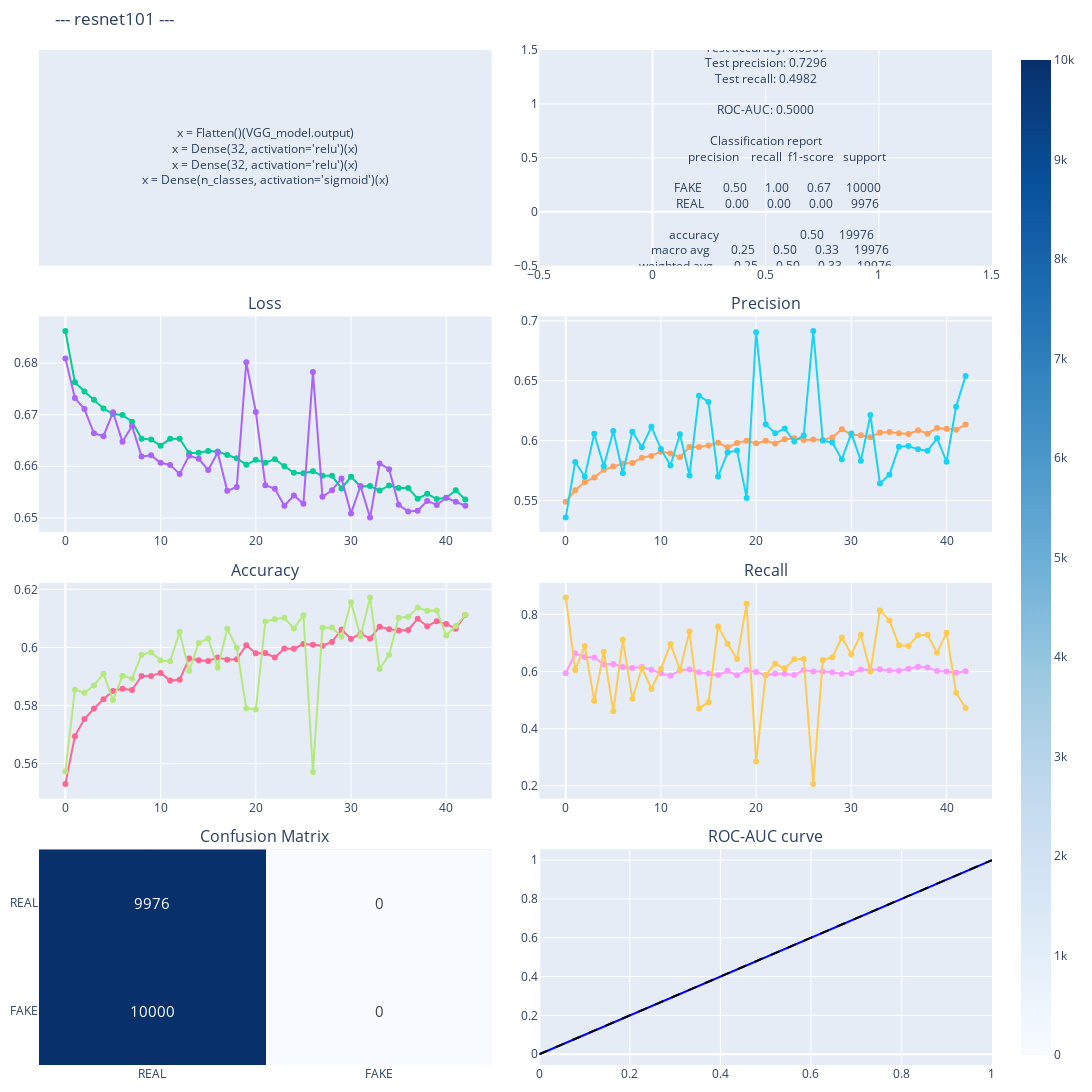

This figure's notebook cell:
### Code cell
fig = make_subplots(
    rows=4, cols=2, 
    subplot_titles=("", "",
                    "Loss", "Precision", 
                    "Accuracy", 'Recall',
                    'Confusion Matrix', 'ROC-AUC curve'), 
    horizontal_spacing=0.05, 
    vertical_spacing=0.05  
)

fig.add_trace(
    go.Scatter(
        x=[0.5], y=[0.5], 
        text=[
            f"""x = Flatten()(VGG_model.output)<br>x = Dense(32, activation='relu')(x)<br>x = Dense(32, activation='relu')(x)<br>x = Dense(n_classes, activation='sigmoid')(x)"""       
        ],
        mode='text',
        showlegend=False,
    ),
    row=1, col=1  
)

fig.add_trace(
    go.Scatter(
        x=[0.5], y=[0.5], 
        text=[
            f"Test loss: {test_loss:.4f}<br>"
            f"Test accuracy: {test_acc:.4f}<br>"
            f"Test precision: {test_prec:.4f}<br>"
            f"Test recall: {test_recall:.4f}<br><br>"
            f"ROC-AUC: {roc_auc:.4f}<br><br>"
            f"Classification report<br>"
            f"{report.replace('\n','<br>')}"
        ],
        mode='text',
        showlegend=False,
    ),
    row=1, col=2  
)


# fig.update_layout(
#     annotations=[dict(text="Model Metrics", x=0.25, y=1.05, showarrow=False, xref="paper", yref="paper", font=dict(size=16))], 
# )

# Hide the axes for the annotation row
fig.update_xaxes(visible=False, row=1, col=1)
fig.update_yaxes(visible=False, row=1, col=1)


# Loss and Precision
fig.add_trace(fig_metrics['data'][0], row=2, col=1)
fig.add_trace(fig_metrics['data'][1], row=2, col=1)
fig.add_trace(fig_metrics['data'][2], row=2, col=2)
fig.add_trace(fig_metrics['data'][3], row=2, col=2)

# Accuracy and Recall 
fig.add_trace(fig_metrics['data'][4], row=3, col=1)
fig.add_trace(fig_metrics['data'][5], row=3, col=1)
fig.add_trace(fig_metrics['data'][6], row=3, col=2)
fig.add_trace(fig_metrics['data'][7], row=3, col=2)

# Confusion Matrix and ROC-AUC curve 
fig.add_trace(fig_confMatrix['data'][0], row=4, col=1)
fig.add_trace(fig_rocauc['data'][0], row=4, col=2)
fig.add_trace(fig_rocauc['data'][1], row=4, col=2)

fig.update_layout(
    height=400*4, 
    width=1400, 
    title_text=f"--- {MODEL.name} ---",
    showlegend=False, 
    margin=dict(l=10, r=10, t=50, b=10),  
)

fig.show()

### Figure 1 — Plotly figure (JSON) as saved in the notebook; plotly's stock layout.template omitted (floating-point values rounded to 4 significant figures)
{"data": [{"mode": "text", "showlegend": false, "text": ["x = Flatten()(VGG_model.output)<br>x = Dense(32, activation='relu')(x)<br>x = Dense(32, activation='relu')(x)<br>x = Dense(n_classes, activation='sigmoid')(x)"], "type": "scatter", "x": [0.5], "xaxis": "x", "y": [0.5], "yaxis": "y"}, {"mode": "text", "showlegend": false, "text": ["Test loss: 0.6144<br>Test accuracy: 0.6567<br>Test precision: 0.7296<br>Test recall: 0.4982<br><br>ROC-AUC: 0.5000<br><br>Classification report<br>              precision    recall  f1-score   support<br><br>        FAKE       0.50      1.00      0.67     10000<br>        REAL       0.00      0.00      0.00      9976<br><br>    accuracy                           0.50     19976<br>   macro avg       0.25      0.50      0.33     19976<br>weighted avg       0.25      0.50      0.33     19976<br>"], "type": "scatter", "x": [0.5], "xaxis": "x2", "y": [0.5], "yaxis": "y2"}, {"mode": "lines+markers", "name": "Train Loss", "type": "scatter", "x": [0, 1, 2, 3, 4, 5, 6, 7, 8, 9, 10, 11, 12, 13, 14, 15, 16, 17, 18, 19, 20, 21, 22, 23, 24, 25, 26, 27, 28, 29, 30, 31, 32, 33, 34, 35, 36, 37, 38, 39, 40, 41, 42], "xaxis": "x3", "y": [0.6862, 0.6763, 0.6745, 0.6729, 0.6712, 0.6701, 0.6699, 0.6686, 0.6654, 0.6652, 0.664, 0.6653, 0.6653, 0.6625, 0.6626, 0.663, 0.6629, 0.6622, 0.6616, 0.6603, 0.6612, 0.6607, 0.6614, 0.66, 0.6588, 0.6587, 0.659, 0.6582, 0.6582, 0.6557, 0.658, 0.6561, 0.6562, 0.6553, 0.6563, 0.6558, 0.6558, 0.6537, 0.6547, 0.6537, 0.6539, 0.6554, 0.6536], "yaxis": "y3"}, {"mode": "lines+markers", "name": "Val Loss", "type": "scatter", "x": [0, 1, 2, 3, 4, 5, 6, 7, 8, 9, 10, 11, 12, 13, 14, 15, 16, 17, 18, 19, 20, 21, 22, 23, 24, 25, 26, 27, 28, 29, 30, 31, 32, 33, 34, 35, 36, 37, 38, 39, 40, 41, 42], "xaxis": "x3", "y": [0.6809, 0.6732, 0.6711, 0.6664, 0.6658, 0.6705, 0.6647, 0.6678, 0.6619, 0.6621, 0.6607, 0.6603, 0.6585, 0.6621, 0.6614, 0.6593, 0.6627, 0.6553, 0.656, 0.6802, 0.6705, 0.6563, 0.6556, 0.6524, 0.6543, 0.6527, 0.6782, 0.6541, 0.6554, 0.6576, 0.6509, 0.6562, 0.6501, 0.6605, 0.6594, 0.6525, 0.6512, 0.6514, 0.6533, 0.6525, 0.6539, 0.6531, 0.6524], "yaxis": "y3"}, {"mode": "lines+markers", "name": "Train precision", "type": "scatter", "x": [0, 1, 2, 3, 4, 5, 6, 7, 8, 9, 10, 11, 12, 13, 14, 15, 16, 17, 18, 19, 20, 21, 22, 23, 24, 25, 26, 27, 28, 29, 30, 31, 32, 33, 34, 35, 36, 37, 38, 39, 40, 41, 42], "xaxis": "x4", "y": [0.5489, 0.5586, 0.5654, 0.5693, 0.5756, 0.5784, 0.5809, 0.5812, 0.5857, 0.5872, 0.5908, 0.5892, 0.586, 0.5947, 0.5947, 0.5959, 0.5982, 0.5943, 0.5979, 0.6, 0.5977, 0.5999, 0.5976, 0.6011, 0.602, 0.6006, 0.601, 0.6005, 0.6026, 0.6095, 0.6049, 0.6044, 0.6028, 0.6068, 0.6072, 0.6061, 0.6055, 0.6085, 0.6057, 0.6105, 0.6099, 0.609, 0.6134], "yaxis": "y4"}, {"mode": "lines+markers", "name": "Val precision", "type": "scatter", "x": [0, 1, 2, 3, 4, 5, 6, 7, 8, 9, 10, 11, 12, 13, 14, 15, 16, 17, 18, 19, 20, 21, 22, 23, 24, 25, 26, 27, 28, 29, 30, 31, 32, 33, 34, 35, 36, 37, 38, 39, 40, 41, 42], "xaxis": "x4", "y": [0.5357, 0.5821, 0.5698, 0.6056, 0.5786, 0.6081, 0.5727, 0.6075, 0.5945, 0.6115, 0.5931, 0.5792, 0.6053, 0.5709, 0.6375, 0.6323, 0.57, 0.5901, 0.5918, 0.5521, 0.6906, 0.6137, 0.6061, 0.6101, 0.5993, 0.6043, 0.6916, 0.6, 0.5984, 0.5843, 0.606, 0.5831, 0.6214, 0.5642, 0.5715, 0.5948, 0.5955, 0.5927, 0.5914, 0.6019, 0.5824, 0.6282, 0.654], "yaxis": "y4"}, {"mode": "lines+markers", "name": "Train accuracy", "type": "scatter", "x": [0, 1, 2, 3, 4, 5, 6, 7, 8, 9, 10, 11, 12, 13, 14, 15, 16, 17, 18, 19, 20, 21, 22, 23, 24, 25, 26, 27, 28, 29, 30, 31, 32, 33, 34, 35, 36, 37, 38, 39, 40, 41, 42], "xaxis": "x5", "y": [0.553, 0.5695, 0.5753, 0.579, 0.5822, 0.585, 0.5858, 0.5853, 0.5902, 0.5902, 0.5912, 0.5886, 0.5889, 0.5962, 0.5956, 0.5953, 0.5965, 0.5958, 0.5959, 0.6007, 0.598, 0.5981, 0.5965, 0.5996, 0.5996, 0.6011, 0.6009, 0.6006, 0.6019, 0.6062, 0.6029, 0.6048, 0.6031, 0.6072, 0.6063, 0.6058, 0.606, 0.6099, 0.6073, 0.609, 0.6081, 0.6064, 0.6112], "yaxis": "y5"}, {"mode": "lines+markers", "name": "Val accuracy", "type": "scatter", "x": [0, 1, 2, 3, 4, 5, 6, 7, 8, 9, 10, 11, 12, 13, 14, 15, 16, 17, 18, 19, 20, 21, 22, 23, 24, 25, 26, 27, 28, 29, 30, 31, 32, 33, 34, 35, 36, 37, 38, 39, 40, 41, 42], "xaxis": "x5", "y": [0.5573, 0.5855, 0.5844, 0.5869, 0.591, 0.5819, 0.5903, 0.5893, 0.5975, 0.5983, 0.5955, 0.5952, 0.6054, 0.592, 0.6016, 0.6031, 0.593, 0.6064, 0.5999, 0.5791, 0.5786, 0.6089, 0.6097, 0.6102, 0.6065, 0.6111, 0.5571, 0.6068, 0.6069, 0.6037, 0.6156, 0.6039, 0.6172, 0.5926, 0.5975, 0.6103, 0.6106, 0.6137, 0.6127, 0.6127, 0.6041, 0.6074, 0.6112], "yaxis": "y5"}, {"mode": "lines+markers", "name": "Train recall", "type": "scatter", "x": [0, 1, 2, 3, 4, 5, 6, 7, 8, 9, 10, 11, 12, 13, 14, 15, 16, 17, 18, 19, 20, 21, 22, 23, 24, 25, 26, 27, 28, 29, 30, 31, 32, 33, 34, 35, 36, 37, 38, 39, 40, 41, 42], "xaxis": "x6", "y": [0.594, 0.6629, 0.6512, 0.6495, 0.6254, 0.6266, 0.6162, 0.6122, 0.6161, 0.6066, 0.5938, 0.585, 0.605, 0.607, 0.5973, 0.5932, 0.5875, 0.6027, 0.5869, 0.6055, 0.5981, 0.5873, 0.5923, 0.5927, 0.5876, 0.6053, 0.5998, 0.6, 0.5975, 0.5915, 0.5938, 0.6068, 0.605, 0.6081, 0.6033, 0.6026, 0.6096, 0.6164, 0.614, 0.6023, 0.6003, 0.5959, 0.6007], "yaxis": "y6"}, {"mode": "lines+markers", "name": "Val recall", "type": "scatter", "x": [0, 1, 2, 3, 4, 5, 6, 7, 8, 9, 10, 11, 12, 13, 14, 15, 16, 17, 18, 19, 20, 21, 22, 23, 24, 25, 26, 27, 28, 29, 30, 31, 32, 33, 34, 35, 36, 37, 38, 39, 40, 41, 42], "xaxis": "x6", "y": [0.8595, 0.6057, 0.6893, 0.4982, 0.6697, 0.4607, 0.711, 0.5045, 0.6135, 0.539, 0.6086, 0.6968, 0.6055, 0.7404, 0.4708, 0.4927, 0.758, 0.6974, 0.6442, 0.8373, 0.2849, 0.5876, 0.627, 0.6107, 0.6428, 0.6438, 0.2063, 0.6409, 0.6499, 0.719, 0.6608, 0.7291, 0.6001, 0.814, 0.779, 0.6918, 0.6894, 0.7274, 0.7287, 0.6661, 0.7363, 0.5261, 0.4723], "yaxis": "y6"}, {"colorscale": [[0, "rgb(247,251,255)"], [0.125, "rgb(222,235,247)"], [0.25, "rgb(198,219,239)"], [0.375, "rgb(158,202,225)"], [0.5, "rgb(107,174,214)"], [0.625, "rgb(66,146,198)"], [0.75, "rgb(33,113,181)"], [0.875, "rgb(8,81,156)"], [1, "rgb(8,48,107)"]], "hoverongaps": false, "showscale": true, "text": [[10000, 0], [9976, 0]], "textfont": {"size": 15}, "texttemplate": "%{text}", "type": "heatmap", "x": ["REAL", "FAKE"], "xaxis": "x7", "y": ["FAKE", "REAL"], "yaxis": "y7", "z": [[10000, 0], [9976, 0]]}, {"line": {"color": "blue", "width": 2}, "mode": "lines", "name": "ROC curve (AUC = 0.50)", "type": "scatter", "x": [0, 1], "xaxis": "x8", "y": [0, 1], "yaxis": "y8"}, {"hoverinfo": "skip", "line": {"color": "black", "dash": "dash"}, "mode": "lines", "showlegend": false, "type": "scatter", "x": [0, 1], "xaxis": "x8", "y": [0, 1], "yaxis": "y8"}], "layout": {"annotations": [{"font": {"size": 16}, "showarrow": false, "text": "Loss", "x": 0.2375, "xanchor": "center", "xref": "paper", "y": 0.7375, "yanchor": "bottom", "yref": "paper"}, {"font": {"size": 16}, "showarrow": false, "text": "Precision", "x": 0.7625, "xanchor": "center", "xref": "paper", "y": 0.7375, "yanchor": "bottom", "yref": "paper"}, {"font": {"size": 16}, "showarrow": false, "text": "Accuracy", "x": 0.2375, "xanchor": "center", "xref": "paper", "y": 0.475, "yanchor": "bottom", "yref": "paper"}, {"font": {"size": 16}, "showarrow": false, "text": "Recall", "x": 0.7625, "xanchor": "center", "xref": "paper", "y": 0.475, "yanchor": "bottom", "yref": "paper"}, {"font": {"size": 16}, "showarrow": false, "text": "Confusion Matrix", "x": 0.2375, "xanchor": "center", "xref": "paper", "y": 0.2125, "yanchor": "bottom", "yref": "paper"}, {"font": {"size": 16}, "showarrow": false, "text": "ROC-AUC curve", "x": 0.7625, "xanchor": "center", "xref": "paper", "y": 0.2125, "yanchor": "bottom", "yref": "paper"}], "height": 1600, "margin": {"b": 10, "l": 10, "r": 10, "t": 50}, "showlegend": false, "title": {"text": "--- resnet101 ---"}, "width": 1400, "xaxis": {"anchor": "y", "domain": [0, 0.475], "visible": false}, "xaxis2": {"anchor": "y2", "domain": [0.525, 1]}, "xaxis3": {"anchor": "y3", "domain": [0, 0.475]}, "xaxis4": {"anchor": "y4", "domain": [0.525, 1]}, "xaxis5": {"anchor": "y5", "domain": [0, 0.475]}, "xaxis6": {"anchor": "y6", "domain": [0.525, 1]}, "xaxis7": {"anchor": "y7", "domain": [0, 0.475]}, "xaxis8": {"anchor": "y8", "domain": [0.525, 1]}, "yaxis": {"anchor": "x", "domain": [0.7875, 1], "visible": false}, "yaxis2": {"anchor": "x2", "domain": [0.7875, 1]}, "yaxis3": {"anchor": "x3", "domain": [0.525, 0.7375]}, "yaxis4": {"anchor": "x4", "domain": [0.525, 0.7375]}, "yaxis5": {"anchor": "x5", "domain": [0.2625, 0.475]}, "yaxis6": {"anchor": "x6", "domain": [0.2625, 0.475]}, "yaxis7": {"anchor": "x7", "domain": [0, 0.2125]}, "yaxis8": {"anchor": "x8", "domain": [0, 0.2125]}}}
